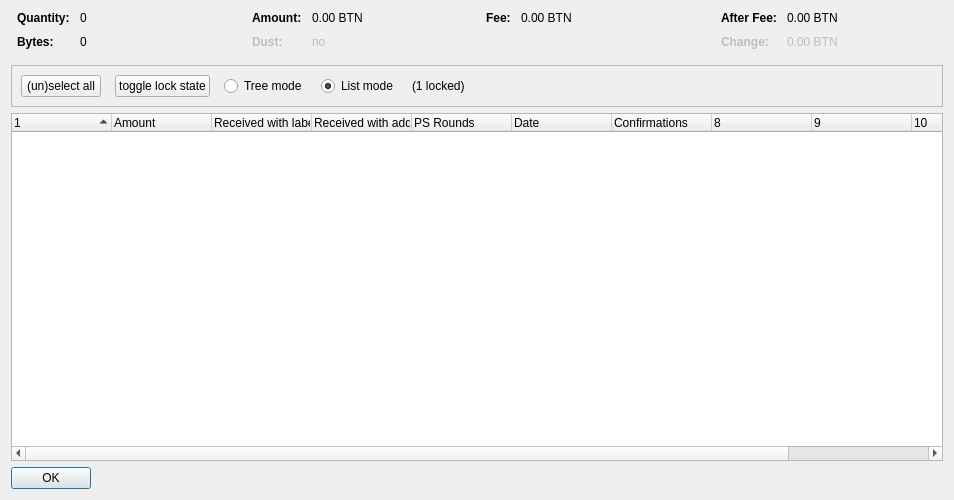
<?xml version="1.0" encoding="UTF-8"?>
<ui version="4.0">
 <class>CoinControlDialog</class>
 <widget class="QDialog" name="CoinControlDialog">
  <property name="geometry">
   <rect>
    <x>0</x>
    <y>0</y>
    <width>954</width>
    <height>500</height>
   </rect>
  </property>
  <property name="windowTitle">
   <string>Coin Selection</string>
  </property>
  <layout class="QVBoxLayout" name="verticalLayout">
   <item>
    <layout class="QHBoxLayout" name="horizontalLayoutTop" stretch="0,0,0,0">
     <property name="topMargin">
      <number>0</number>
     </property>
     <property name="bottomMargin">
      <number>10</number>
     </property>
     <item>
      <layout class="QFormLayout" name="formLayoutCoinControl1">
       <property name="horizontalSpacing">
        <number>10</number>
       </property>
       <property name="verticalSpacing">
        <number>10</number>
       </property>
       <property name="leftMargin">
        <number>6</number>
       </property>
       <property name="rightMargin">
        <number>6</number>
       </property>
       <item row="0" column="0">
        <widget class="QLabel" name="labelCoinControlQuantityText">
         <property name="font">
          <font>
           <weight>75</weight>
           <bold>true</bold>
          </font>
         </property>
         <property name="text">
          <string>Quantity:</string>
         </property>
        </widget>
       </item>
       <item row="0" column="1">
        <widget class="QLabel" name="labelCoinControlQuantity">
         <property name="cursor">
          <cursorShape>IBeamCursor</cursorShape>
         </property>
         <property name="contextMenuPolicy">
          <enum>Qt::ActionsContextMenu</enum>
         </property>
         <property name="text">
          <string notr="true">0</string>
         </property>
         <property name="textInteractionFlags">
          <set>Qt::LinksAccessibleByMouse|Qt::TextSelectableByKeyboard|Qt::TextSelectableByMouse</set>
         </property>
        </widget>
       </item>
       <item row="1" column="0">
        <widget class="QLabel" name="labelCoinControlBytesText">
         <property name="font">
          <font>
           <weight>75</weight>
           <bold>true</bold>
          </font>
         </property>
         <property name="text">
          <string>Bytes:</string>
         </property>
        </widget>
       </item>
       <item row="1" column="1">
        <widget class="QLabel" name="labelCoinControlBytes">
         <property name="cursor">
          <cursorShape>IBeamCursor</cursorShape>
         </property>
         <property name="contextMenuPolicy">
          <enum>Qt::ActionsContextMenu</enum>
         </property>
         <property name="text">
          <string notr="true">0</string>
         </property>
         <property name="textInteractionFlags">
          <set>Qt::LinksAccessibleByMouse|Qt::TextSelectableByKeyboard|Qt::TextSelectableByMouse</set>
         </property>
        </widget>
       </item>
      </layout>
     </item>
     <item>
      <layout class="QFormLayout" name="formLayoutCoinControl2">
       <property name="horizontalSpacing">
        <number>10</number>
       </property>
       <property name="verticalSpacing">
        <number>10</number>
       </property>
       <property name="leftMargin">
        <number>6</number>
       </property>
       <property name="rightMargin">
        <number>6</number>
       </property>
       <item row="0" column="0">
        <widget class="QLabel" name="labelCoinControlAmountText">
         <property name="font">
          <font>
           <weight>75</weight>
           <bold>true</bold>
          </font>
         </property>
         <property name="text">
          <string>Amount:</string>
         </property>
        </widget>
       </item>
       <item row="0" column="1">
        <widget class="QLabel" name="labelCoinControlAmount">
         <property name="cursor">
          <cursorShape>IBeamCursor</cursorShape>
         </property>
         <property name="contextMenuPolicy">
          <enum>Qt::ActionsContextMenu</enum>
         </property>
         <property name="text">
          <string notr="true">0.00 BTN</string>
         </property>
         <property name="textInteractionFlags">
          <set>Qt::LinksAccessibleByMouse|Qt::TextSelectableByKeyboard|Qt::TextSelectableByMouse</set>
         </property>
        </widget>
       </item>
       <item row="1" column="0">
        <widget class="QLabel" name="labelCoinControlLowOutputText">
         <property name="enabled">
          <bool>false</bool>
         </property>
         <property name="font">
          <font>
           <weight>75</weight>
           <bold>true</bold>
          </font>
         </property>
         <property name="text">
          <string>Dust:</string>
         </property>
        </widget>
       </item>
       <item row="1" column="1">
        <widget class="QLabel" name="labelCoinControlLowOutput">
         <property name="enabled">
          <bool>false</bool>
         </property>
         <property name="cursor">
          <cursorShape>IBeamCursor</cursorShape>
         </property>
         <property name="contextMenuPolicy">
          <enum>Qt::ActionsContextMenu</enum>
         </property>
         <property name="text">
          <string notr="true">no</string>
         </property>
         <property name="textInteractionFlags">
          <set>Qt::LinksAccessibleByMouse|Qt::TextSelectableByKeyboard|Qt::TextSelectableByMouse</set>
         </property>
        </widget>
       </item>
      </layout>
     </item>
     <item>
      <layout class="QFormLayout" name="formLayoutCoinControl3">
       <property name="horizontalSpacing">
        <number>10</number>
       </property>
       <property name="verticalSpacing">
        <number>10</number>
       </property>
       <property name="leftMargin">
        <number>6</number>
       </property>
       <property name="rightMargin">
        <number>6</number>
       </property>
       <item row="0" column="0">
        <widget class="QLabel" name="labelCoinControlFeeText">
         <property name="font">
          <font>
           <weight>75</weight>
           <bold>true</bold>
          </font>
         </property>
         <property name="text">
          <string>Fee:</string>
         </property>
        </widget>
       </item>
       <item row="0" column="1">
        <widget class="QLabel" name="labelCoinControlFee">
         <property name="cursor">
          <cursorShape>IBeamCursor</cursorShape>
         </property>
         <property name="contextMenuPolicy">
          <enum>Qt::ActionsContextMenu</enum>
         </property>
         <property name="text">
          <string notr="true">0.00 BTN</string>
         </property>
         <property name="textInteractionFlags">
          <set>Qt::LinksAccessibleByMouse|Qt::TextSelectableByKeyboard|Qt::TextSelectableByMouse</set>
         </property>
        </widget>
       </item>
      </layout>
     </item>
     <item>
      <layout class="QFormLayout" name="formLayoutCoinControl4">
       <property name="horizontalSpacing">
        <number>10</number>
       </property>
       <property name="verticalSpacing">
        <number>10</number>
       </property>
       <property name="leftMargin">
        <number>6</number>
       </property>
       <property name="rightMargin">
        <number>6</number>
       </property>
       <item row="0" column="0">
        <widget class="QLabel" name="labelCoinControlAfterFeeText">
         <property name="font">
          <font>
           <weight>75</weight>
           <bold>true</bold>
          </font>
         </property>
         <property name="text">
          <string>After Fee:</string>
         </property>
        </widget>
       </item>
       <item row="0" column="1">
        <widget class="QLabel" name="labelCoinControlAfterFee">
         <property name="cursor">
          <cursorShape>IBeamCursor</cursorShape>
         </property>
         <property name="contextMenuPolicy">
          <enum>Qt::ActionsContextMenu</enum>
         </property>
         <property name="text">
          <string notr="true">0.00 BTN</string>
         </property>
         <property name="textInteractionFlags">
          <set>Qt::LinksAccessibleByMouse|Qt::TextSelectableByKeyboard|Qt::TextSelectableByMouse</set>
         </property>
        </widget>
       </item>
       <item row="1" column="0">
        <widget class="QLabel" name="labelCoinControlChangeText">
         <property name="enabled">
          <bool>false</bool>
         </property>
         <property name="font">
          <font>
           <weight>75</weight>
           <bold>true</bold>
          </font>
         </property>
         <property name="text">
          <string>Change:</string>
         </property>
        </widget>
       </item>
       <item row="1" column="1">
        <widget class="QLabel" name="labelCoinControlChange">
         <property name="enabled">
          <bool>false</bool>
         </property>
         <property name="cursor">
          <cursorShape>IBeamCursor</cursorShape>
         </property>
         <property name="contextMenuPolicy">
          <enum>Qt::ActionsContextMenu</enum>
         </property>
         <property name="text">
          <string notr="true">0.00 BTN</string>
         </property>
         <property name="textInteractionFlags">
          <set>Qt::LinksAccessibleByMouse|Qt::TextSelectableByKeyboard|Qt::TextSelectableByMouse</set>
         </property>
        </widget>
       </item>
      </layout>
     </item>
    </layout>
   </item>
   <item>
    <widget class="QFrame" name="frame">
     <property name="minimumSize">
      <size>
       <width>0</width>
       <height>40</height>
      </size>
     </property>
     <property name="frameShape">
      <enum>QFrame::StyledPanel</enum>
     </property>
     <property name="frameShadow">
      <enum>QFrame::Sunken</enum>
     </property>
     <layout class="QHBoxLayout" name="horizontalLayout">
      <item>
       <layout class="QHBoxLayout" name="horizontalLayoutPanel" stretch="0,0,0,0,0,0">
        <property name="spacing">
         <number>14</number>
        </property>
        <item>
         <widget class="QPushButton" name="pushButtonSelectAll">
          <property name="sizePolicy">
           <sizepolicy hsizetype="Maximum" vsizetype="Fixed">
            <horstretch>0</horstretch>
            <verstretch>0</verstretch>
           </sizepolicy>
          </property>
          <property name="text">
           <string>(un)select all</string>
          </property>
          <property name="autoDefault">
           <bool>false</bool>
          </property>
         </widget>
        </item>
        <item>
         <widget class="QPushButton" name="pushButtonToggleLock">
          <property name="sizePolicy">
           <sizepolicy hsizetype="Maximum" vsizetype="Fixed">
            <horstretch>0</horstretch>
            <verstretch>0</verstretch>
           </sizepolicy>
          </property>
          <property name="text">
           <string>toggle lock state</string>
          </property>
          <property name="autoDefault">
           <bool>false</bool>
          </property>
         </widget>
        </item>
        <item>
         <widget class="QRadioButton" name="radioTreeMode">
          <property name="sizePolicy">
           <sizepolicy hsizetype="Maximum" vsizetype="Fixed">
            <horstretch>0</horstretch>
            <verstretch>0</verstretch>
           </sizepolicy>
          </property>
          <property name="text">
           <string>Tree mode</string>
          </property>
         </widget>
        </item>
        <item>
         <widget class="QRadioButton" name="radioListMode">
          <property name="sizePolicy">
           <sizepolicy hsizetype="Maximum" vsizetype="Fixed">
            <horstretch>0</horstretch>
            <verstretch>0</verstretch>
           </sizepolicy>
          </property>
          <property name="text">
           <string>List mode</string>
          </property>
          <property name="checked">
           <bool>true</bool>
          </property>
         </widget>
        </item>
        <item>
         <widget class="QLabel" name="labelLocked">
          <property name="text">
           <string>(1 locked)</string>
          </property>
         </widget>
        </item>
        <item>
         <spacer name="horizontalSpacer">
          <property name="orientation">
           <enum>Qt::Horizontal</enum>
          </property>
          <property name="sizeHint" stdset="0">
           <size>
            <width>40</width>
            <height>20</height>
           </size>
          </property>
         </spacer>
        </item>
       </layout>
      </item>
     </layout>
    </widget>
   </item>
   <item>
    <widget class="CoinControlTreeWidget" name="treeWidget">
     <property name="contextMenuPolicy">
      <enum>Qt::CustomContextMenu</enum>
     </property>
     <property name="sortingEnabled">
      <bool>false</bool>
     </property>
     <property name="columnCount">
      <number>11</number>
     </property>
     <attribute name="headerShowSortIndicator" stdset="0">
      <bool>true</bool>
     </attribute>
     <attribute name="headerStretchLastSection">
      <bool>false</bool>
     </attribute>
     <column>
      <property name="text">
       <string/>
      </property>
     </column>
     <column>
      <property name="text">
       <string>Amount</string>
      </property>
     </column>
     <column>
      <property name="text">
       <string>Received with label</string>
      </property>
     </column>
     <column>
      <property name="text">
       <string>Received with address</string>
      </property>
     </column>
     <column>
      <property name="text">
       <string>PS Rounds</string>
      </property>
     </column>
     <column>
      <property name="text">
       <string>Date</string>
      </property>
     </column>
     <column>
      <property name="text">
       <string>Confirmations</string>
      </property>
      <property name="toolTip">
       <string>Confirmed</string>
      </property>
     </column>
     <column>
      <property name="text">
       <string/>
      </property>
     </column>
     <column>
      <property name="text">
       <string/>
      </property>
     </column>
     <column>
      <property name="text">
       <string/>
      </property>
     </column>
     <column>
      <property name="text">
       <string/>
      </property>
     </column>
    </widget>
   </item>
   <item>
    <widget class="QDialogButtonBox" name="buttonBox">
     <property name="sizePolicy">
      <sizepolicy hsizetype="Maximum" vsizetype="Fixed">
       <horstretch>0</horstretch>
       <verstretch>0</verstretch>
      </sizepolicy>
     </property>
     <property name="orientation">
      <enum>Qt::Horizontal</enum>
     </property>
     <property name="standardButtons">
      <set>QDialogButtonBox::Ok</set>
     </property>
    </widget>
   </item>
  </layout>
 </widget>
 <customwidgets>
  <customwidget>
   <class>CoinControlTreeWidget</class>
   <extends>QTreeWidget</extends>
   <header>coincontroltreewidget.h</header>
  </customwidget>
 </customwidgets>
 <resources/>
 <connections/>
</ui>
